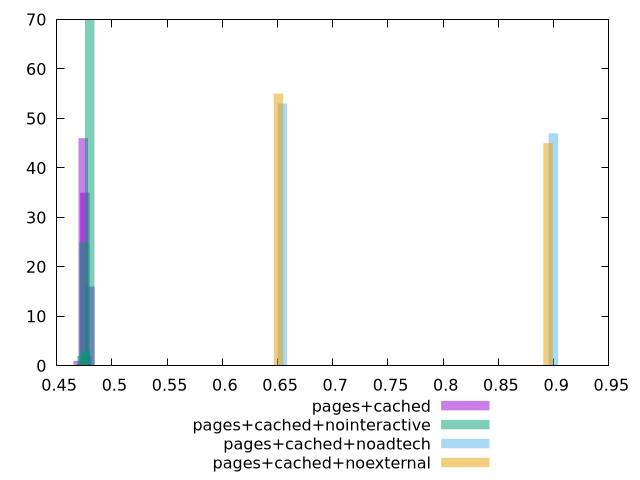

Generate this figure with gnuplot:
$_pagesCached <<EOF
0.46961183228355713 1
0.4801479951873549 16
0.475632496800013 35
0.47412733067089907 46
0.47713766292912696 2
EOF
$_pagesCachedNointeractive <<EOF
0.474689115587273 25
0.4729374952345524 2
0.4799439766454347 70
0.47644073593999353 3
EOF
$_pagesCachedNoadtech <<EOF
0.8997627112747217 47
0.6543728809270704 53
EOF
$_pagesCachedNoexternal <<EOF
0.6508912599374552 55
0.8949754824140009 45
EOF
set key outside below
set terminal pngcairo
set output "report_00005_2020-11-02T22-26-11.212Z/render-blocking-resources/render-blocking-resources_pages+cached_pages+cached+nointeractive_pages+cached+noadtech_pages+cached+noexternal+hist.png"
set boxwidth 0.008603017579823293
set style fill transparent solid 0.5 noborder
set yrange [0:70]
plot $_pagesCached title "pages+cached" with boxes ,$_pagesCachedNointeractive title "pages+cached+nointeractive" with boxes ,$_pagesCachedNoadtech title "pages+cached+noadtech" with boxes ,$_pagesCachedNoexternal title "pages+cached+noexternal" with boxes ,
